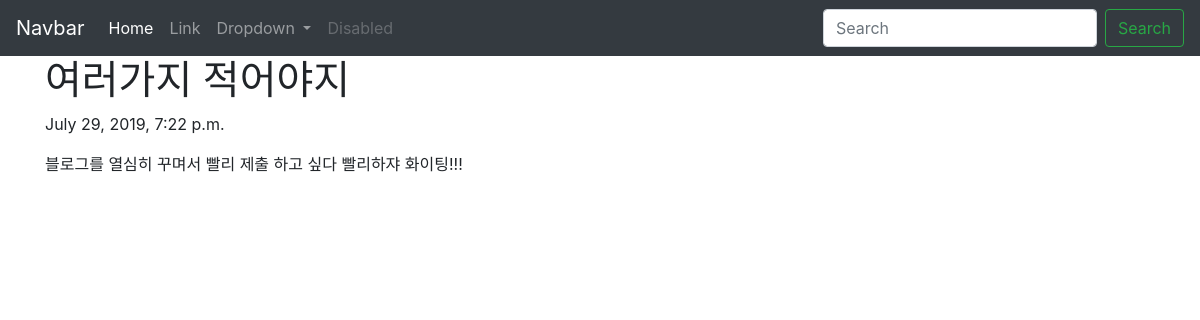
Page /blog/3 on the committed database.
### hblog/models.py (models this page shows, shortened)
class Hblog(models.Model):
    title=models.CharField(max_length=200)
    date=models.DateTimeField('date published')
    body=models.TextField()

### hblog/views.py (the view)
# urls.py: path('blog/<int:blog_id>',hblog.views.detail, name="detail"),
def detail(request, blog_id):
    details = get_object_or_404(Hblog,pk=blog_id)
    return render(request, 'detail.html', {'details':details})

### hblog/templates/detail.html (shortened to what this page needs)
<html>
    <head>
        <link rel="stylesheet" href="https://stackpath.bootstrapcdn.com/bootstrap/4.3.1/css/bootstrap.min.css">
    </head>
    <body>
            <nav class="navbar navbar-expand-lg navbar-dark bg-dark">
                    <a class="navbar-brand" href="#">Navbar</a>
                    <div class="collapse navbar-collapse" id="navbarSupportedContent">
                      <ul class="navbar-nav mr-auto">
                        <li class="nav-item active">
                          <a class="nav-link" href="#">Home <span class="sr-only">(current)</span></a>
                        </li>
                        <li class="nav-item">
                          <a class="nav-link" href="#">Link</a>
                        </li>
                        <li class="nav-item dropdown">
                          <a class="nav-link dropdown-toggle" href="#" id="navbarDropdown" role="button" data-toggle="dropdown" aria-haspopup="true" aria-expanded="false">
                            Dropdown
                          </a>
                        </li>
                        <li class="nav-item">
                          <a class="nav-link disabled" href="#" tabindex="-1" aria-disabled="true">Disabled</a>
                        </li>
                      </ul>
                      <form class="form-inline my-2 my-lg-0">
                        <input class="form-control mr-sm-2" type="search" placeholder="Search" aria-label="Search">
                        <button class="btn btn-outline-success my-2 my-sm-0" type="submit">Search</button>
                      </form>
                    </div>
                  </nav>
                  <div class="container">
                        <h1>{{details.title}}</h1>
                        <p>{{details.date}}</p>
                        <p>{{details.body}}</p>
                      </div>
    </body>
</html>

### rows in the picture
Hblog: title "여러가지 적어야지", date "July 29, 2019, 7:22 p.m.", body "블로그를 열심히 꾸며서 빨리 제출 하고 싶다 빨리하쟈 화이팅!!!"
